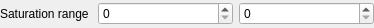
<?xml version="1.0" encoding="UTF-8"?>
<ui version="4.0">
 <class>VisibilityControlWidget</class>
 <widget class="QWidget" name="VisibilityControlWidget">
  <property name="geometry">
   <rect>
    <x>0</x>
    <y>0</y>
    <width>374</width>
    <height>28</height>
   </rect>
  </property>
  <property name="windowTitle">
   <string>Form</string>
  </property>
  <property name="locale">
   <locale language="English" country="UnitedStates"/>
  </property>
  <layout class="QVBoxLayout" name="verticalLayout">
   <property name="leftMargin">
    <number>0</number>
   </property>
   <property name="topMargin">
    <number>0</number>
   </property>
   <property name="rightMargin">
    <number>0</number>
   </property>
   <property name="bottomMargin">
    <number>0</number>
   </property>
   <item>
    <layout class="QHBoxLayout" name="horizontalLayout">
     <item>
      <widget class="QLabel" name="saturationRangeLabel">
       <property name="sizePolicy">
        <sizepolicy hsizetype="Preferred" vsizetype="Preferred">
         <horstretch>1</horstretch>
         <verstretch>0</verstretch>
        </sizepolicy>
       </property>
       <property name="text">
        <string>Saturation range</string>
       </property>
       <property name="wordWrap">
        <bool>true</bool>
       </property>
      </widget>
     </item>
     <item>
      <widget class="QWidget" name="saturationRangeFrame" native="true">
       <property name="sizePolicy">
        <sizepolicy hsizetype="Preferred" vsizetype="Preferred">
         <horstretch>3</horstretch>
         <verstretch>0</verstretch>
        </sizepolicy>
       </property>
       <layout class="QHBoxLayout" name="horizontalLayout_2">
        <property name="leftMargin">
         <number>0</number>
        </property>
        <property name="topMargin">
         <number>0</number>
        </property>
        <property name="rightMargin">
         <number>0</number>
        </property>
        <property name="bottomMargin">
         <number>0</number>
        </property>
        <item>
         <widget class="QDoubleSpinBox" name="minSaturationSpin">
          <property name="decimals">
           <number>0</number>
          </property>
          <property name="singleStep">
           <double>10.000000000000000</double>
          </property>
         </widget>
        </item>
        <item>
         <widget class="QDoubleSpinBox" name="maxSaturationSpin">
          <property name="decimals">
           <number>0</number>
          </property>
          <property name="singleStep">
           <double>10.000000000000000</double>
          </property>
         </widget>
        </item>
       </layout>
      </widget>
     </item>
    </layout>
   </item>
  </layout>
 </widget>
 <resources/>
 <connections/>
</ui>
